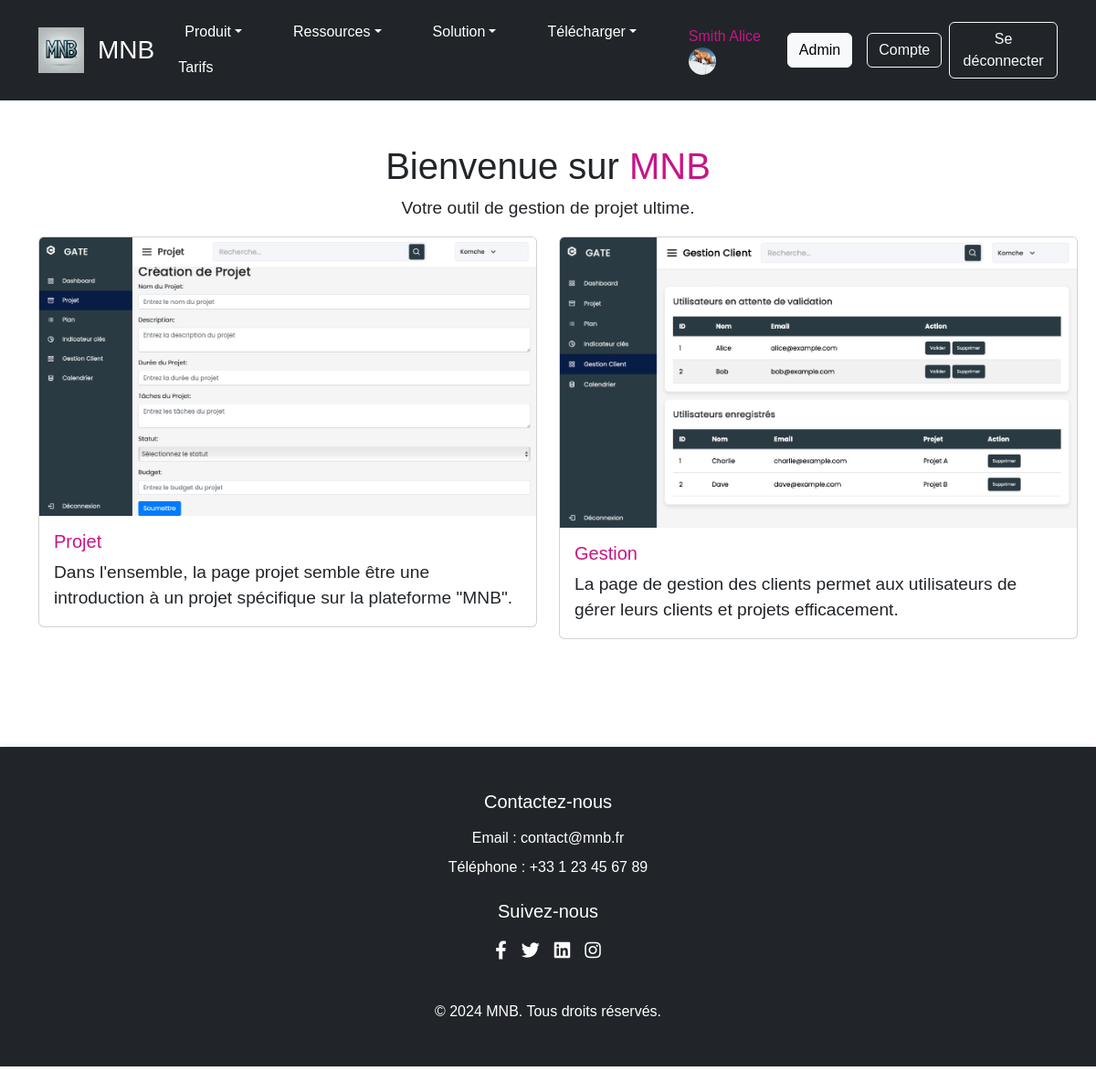
/MNB.php (signed in), run on the app's committed database.
### tables this page shows
CREATE TABLE `Utilisateur` (
  `IDUser` int(11) NOT NULL,
  `Email` varchar(50) NOT NULL,
  `MDP` varchar(255) DEFAULT NULL,
  `Nom` varchar(50) NOT NULL,
  `Prenom` varchar(50) NOT NULL,
  `photo` varchar(50) NOT NULL,
  `Statu` varchar(50) NOT NULL
);

### MNB.php (the view, shortened to what this page needs)
<?php
include('db.php');
$user_info = null;
if (isset($_SESSION['user_id'])) {
    $user_id = $_SESSION['user_id'];
    $query = "SELECT * FROM Utilisateur WHERE IDUser = ?";
    $stmt = mysqli_prepare($connection, $query);
    mysqli_stmt_bind_param($stmt, "s", $user_id);
    mysqli_stmt_execute($stmt);
    $result = mysqli_stmt_get_result($stmt);
    $user_info = mysqli_fetch_assoc($result);
}
?>
<!DOCTYPE html>
<html lang="fr">
<head>
    <link rel="stylesheet" href="https://cdnjs.cloudflare.com/ajax/libs/font-awesome/5.15.4/css/all.min.css">
    <link href="https://cdn.jsdelivr.net/npm/bootstrap@5.3.3/dist/css/bootstrap.min.css" rel="stylesheet">
    <link rel="stylesheet" href="MNB.css">
</head>
<body>
    <header class="bg-dark text-white py-3">
    <div class="container">
        <div class="d-flex justify-content-between align-items-center">
            <div class="d-flex align-items-center">
                <img src="mnb.jpeg" alt="MNB Logo" style="width: 50px; height: 50px; object-fit: contain; margin-right: 15px;">
                <a href="MNB.php" class="text-white text-decoration-none"><h1 class="h3 mb-0">MNB</h1></a>
            </div>
            <nav>
                <ul class="nav">
                    <li class="nav-item dropdown">
                        <button class="btn btn-dark dropdown-toggle" type="button" data-bs-toggle="dropdown" aria-expanded="false">Produit</button>
                    </li>
                    <li class="nav-item dropdown">
                        <button class="btn btn-dark dropdown-toggle" type="button" data-bs-toggle="dropdown" aria-expanded="false">Ressources</button>
                    </li>
                    <li class="nav-item dropdown">
                        <button class="btn btn-dark dropdown-toggle" type="button" data-bs-toggle="dropdown" aria-expanded="false">Solution</button>
                    </li>
                    <li class="nav-item dropdown">
                        <button class="btn btn-dark dropdown-toggle" type="button" data-bs-toggle="dropdown" aria-expanded="false">Télécharger</button>
                    </li>
                    <li class="nav-item"><a href="#" class="nav-link text-white">Tarifs</a></li>
                </ul>
            </nav>
            <div class="d-flex align-items-center">
                <?php if ($user_info): ?>
                    <span class="me-1">
                        <?php echo htmlspecialchars($user_info['Prenom'] . ' ' . $user_info['Nom']); ?>
                        <?php if (!empty($user_info['photo'])): ?>
                            <img src="pdp/<?php echo htmlspecialchars($user_info['photo']); ?>" alt="Profile Picture" class="rounded-circle" style="width: 30px; height: 30px; object-fit: cover;">
                        <?php endif; ?>
                    </span>
                    <a href="<?= ($_SESSION['statu'] === 'Admin') ? 'dashboard.php' : 'gestion_projet.php'; ?>" class="btn btn-light me-2">
                        <?= ($_SESSION['statu'] === 'Admin') ? 'Admin' : 'Espace client'; ?>
                    </a>
                    <a href="compte.php" class="btn btn-outline-light ms-2">Compte</a>
                    <a href="logout.php" class="btn btn-outline-light ms-2">Se déconnecter</a>
                <?php endif; ?>
            </div>
        </div>
    </header>
    <main class="py-5">
        <div class="container">
            <h1 class="text-center">Bienvenue sur <span>MNB</span></h1>
            <p class="text-center">Votre outil de gestion de projet ultime.</p>
            <div class="row">
                <div class="col-md-6">
                    <div class="card" style="width: 100%;">
                        <img src="accueil.jpg" class="card-img-top" alt="...">
                        <div class="card-body">
                            <h5 class="card-title"><span>Projet</span></h5>
                            <p class="card-text">Dans l'ensemble, la page projet semble être une introduction à un projet spécifique sur la plateforme "MNB".</p>
                        </div>
                    </div>
                </div>
                <div class="col-md-6">
                    <div class="card" style="width: 104%;">
                        <img src="gestion.jpg" class="card-img-top" alt="...">
                        <div class="card-body">
                            <h5 class="card-title"><span>Gestion</h5></span>
                            <p class="card-text">La page de gestion des clients permet aux utilisateurs de gérer leurs clients et projets efficacement.</p>
                        </div>
                    </div>
                </div>
            </div>
        </div>
    </main>
    <?php include('footer.php'); ?>
</body>
</html>

### MNB.css (style rules this page uses)
body { font-family: Arial, sans-serif; margin-bottom: 80px; }
nav { padding: 0; display: flex; }
header h1 { margin: 0; text-align: center; }
header a { text-decoration: none; color: inherit; text-align: center; }
span { color: mediumvioletred; }
header nav ul { margin: 0; padding: 0; list-style: none; }
header nav ul li { margin: 0 10px; }
header nav ul li a { color: #ffffff; text-decoration: none; }
header .btn { margin-left: 10px; }
main { padding: 20px; }
main p { font-size: 1.2rem; }

### data on the page
utilisateur: Prenom+Nom "Smith Alice", photo (picture)
